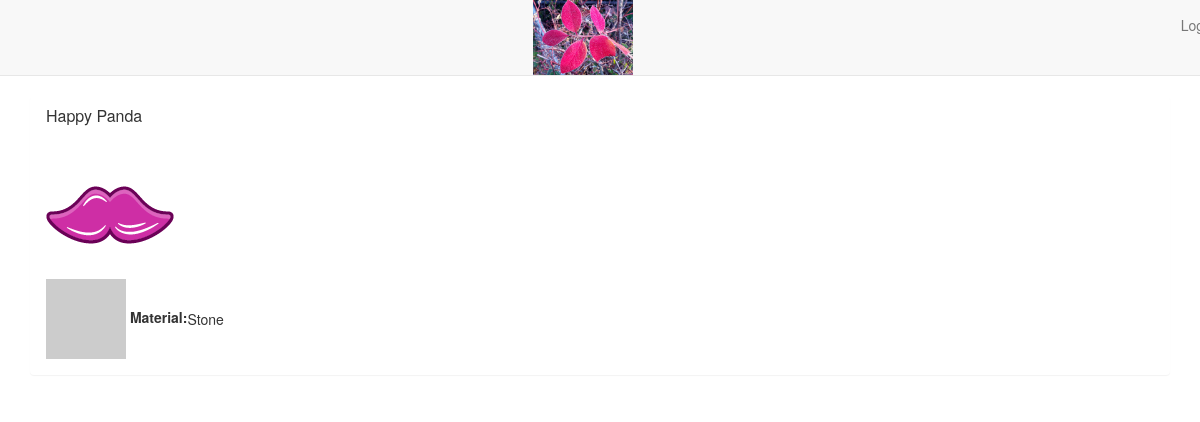
Page /9/ on the committed database.
### main_app/models.py (models this page shows, shortened)
class Treasure(models.Model):
	user = models.ForeignKey(User)
	name = models.CharField(max_length=100)
	value = models.DecimalField(max_digits=10, decimal_places=2)
	material = models.CharField(max_length=100)
	location = models.CharField(max_length=100)
	image = models.ImageField(upload_to='treasure_images',
							  default='media/default.png')
	likes = models.IntegerField(default=0)

### main_app/views.py (the view)
# urls.py: url(r'^([0-9]+)/$', views.detail, name = 'detail'),
def detail(request, treasure_id):
	treasure = Treasure.objects.get(id=treasure_id)
	return render(request, 'detail.html', {'treasure': treasure})

### main_app/templates/detail.html
{% extends 'base.html' %}
{% load staticfiles %}
{% block content %}
	<div class="treasure panel panel-defaul">
		<div class="panel-heading">
			<h3 class="panel-title">{{ treasure.name }}	</h3>
		</div>
		<div class="panel-body">
			<div class="treasure=photo-detail">
				<img src="{{ treasure.image.url }}">
			</div>
			<table class="treasure-table">
				<tr>
					<th>
						<img src="http://lorempixel.com/80/80">
						Material:
					</th>
					<td>{{ treasure.material }}</td>
				</tr>
			</table>
		</div>
	</div>
{% endblock %}

### rows in the picture
Treasure: name "Happy Panda", image (placeholder picture), material "Stone"
